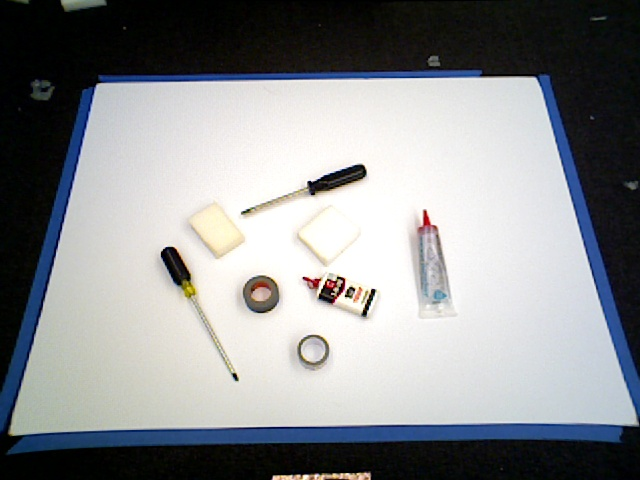
#> input picture debug_imgs/raw/rgb_raw_0000.jpg, 640 x 480 px; its folder holds only this picture in this run
$ python -i segmentation.py   (imports and definitions only)   (older library calls are emulated)
#> lines starting #> are read from the running program, lines starting #| are printed output that depends on the picture
#> further down, picture is the input picture: shape (480, 640, 3); mean B, G, R 144.5, 142.5, 140.4
import cv2
import numpy as np
import json
from os import listdir, path
import re
import xml.etree.ElementTree as et
from xml.dom import minidom

import IPython

import shapely.geometry as geometry
from shapely.ops import unary_union, polygonize
from scipy.spatial import Delaunay

import math

SEG_LABELS = {"screwdriver":0, "tape":1, "tube":2, "scrap":3, "hammer":4, "wrench":5, "background":6}

# [54 lines left out: function alpha_shape, not called in this run]

def read_img(img_path):
	return cv2.imread(img_path, 0)

def extract_mask(img):
	ret, mask = cv2.threshold(img, 253, 255, 1)
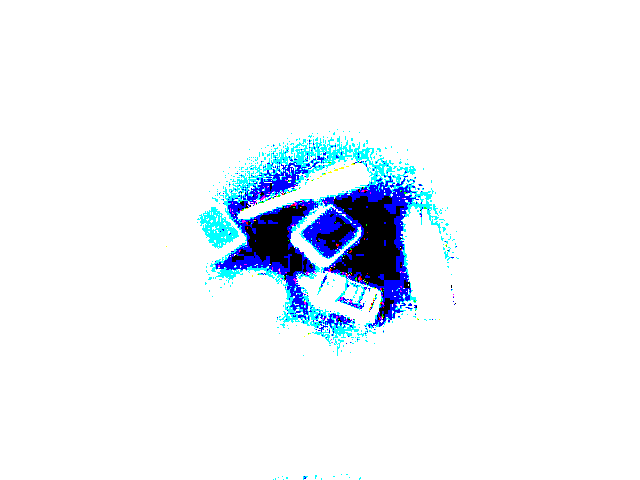
#> mask: shape (480, 640, 3); mean B, G, R 249.2, 242.9, 237
	kernel = np.ones((5, 5), np.uint8)
	# mask = cv2.morphologyEx(mask, cv2.MORPH_OPEN, kernel)
	mask = cv2.morphologyEx(mask, cv2.MORPH_CLOSE, kernel)
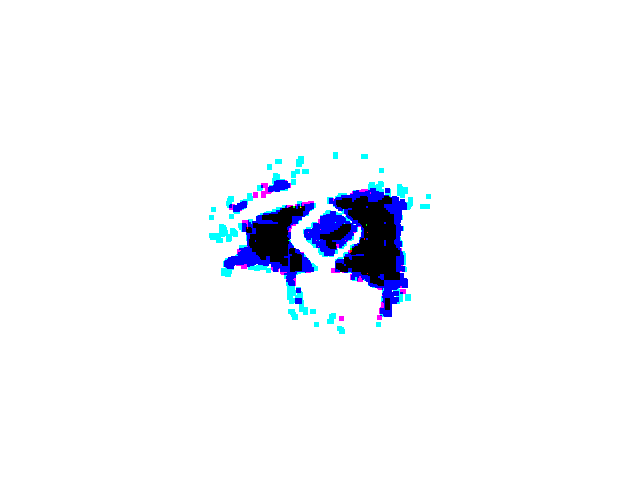
#> mask: shape (480, 640, 3); mean B, G, R 250.1, 245.5, 243.5
#> (the run stopped early here; a loop or call above may not have finished)

$ run again, on debug_imgs/raw/rgb_raw_0001.jpg
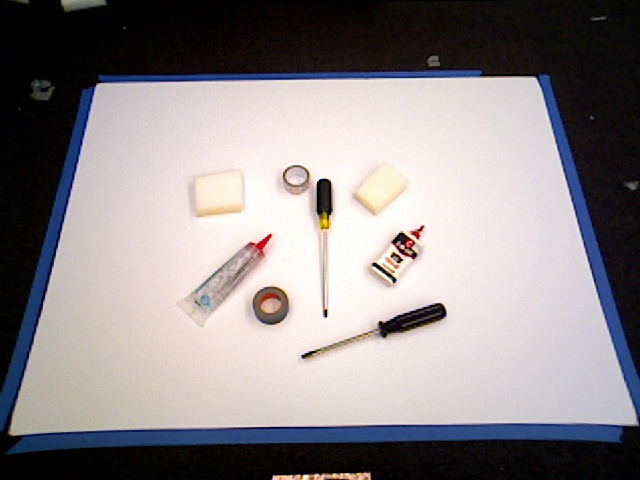
#> input picture debug_imgs/raw/rgb_raw_0001.jpg, 640 x 480 px
#> picture is the input picture: shape (480, 640, 3); mean B, G, R 138.3, 136.5, 142.2
#> in extract_mask, `ret, mask = cv2.threshold(img, 253, 255, 1)`:
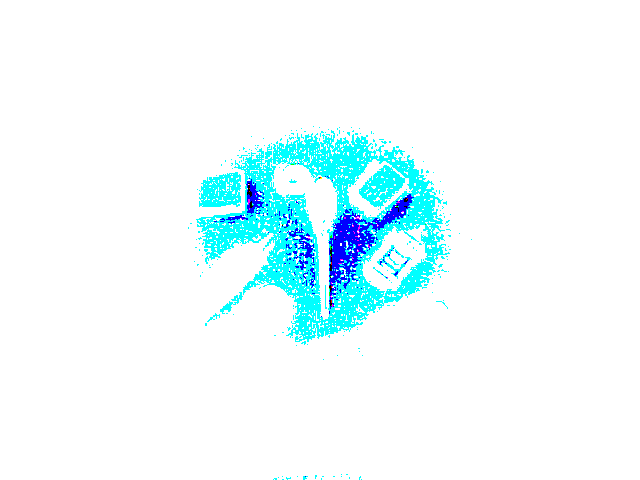
#> mask: shape (480, 640, 3); mean B, G, R 254.9, 252.2, 236
#> in extract_mask, `mask = cv2.morphologyEx(mask, cv2.MORPH_CLOSE, kernel)`:
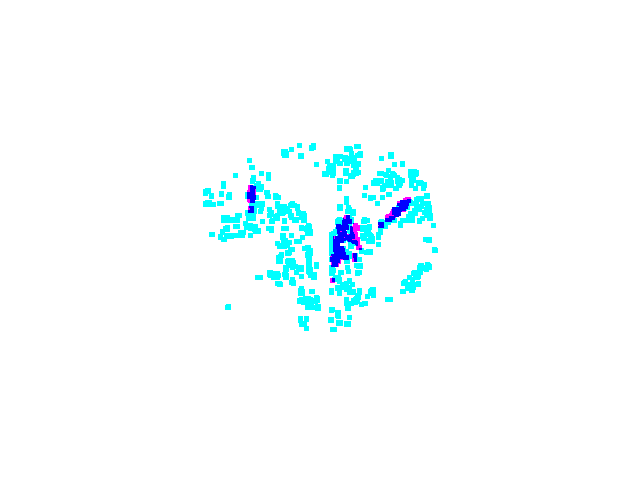
#> mask: shape (480, 640, 3); mean B, G, R 255, 253.8, 245.8

$ run again, on debug_imgs/raw/rgb_raw_0002.jpg
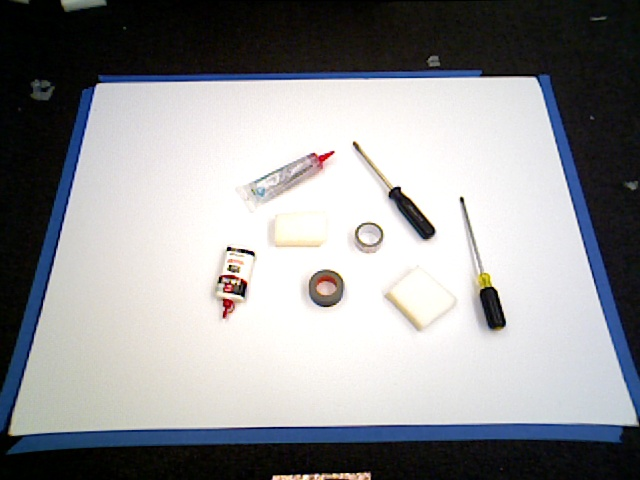
#> input picture debug_imgs/raw/rgb_raw_0002.jpg, 640 x 480 px
#> picture is the input picture: shape (480, 640, 3); mean B, G, R 149.5, 147.4, 146.8
#> in extract_mask, `ret, mask = cv2.threshold(img, 253, 255, 1)`:
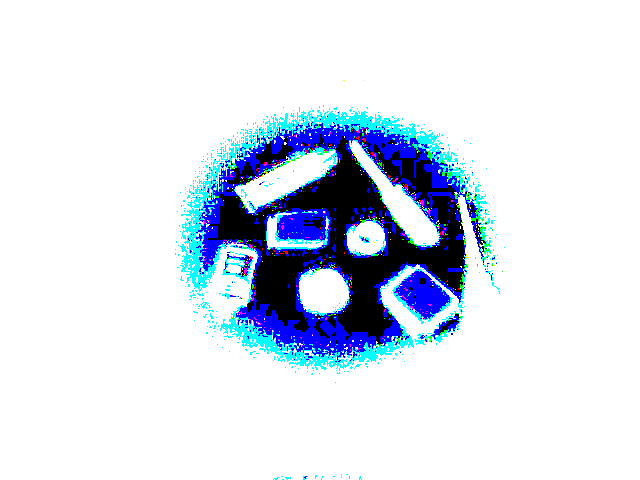
#> mask: shape (480, 640, 3); mean B, G, R 238.3, 226.3, 217.6
#> in extract_mask, `mask = cv2.morphologyEx(mask, cv2.MORPH_CLOSE, kernel)`:
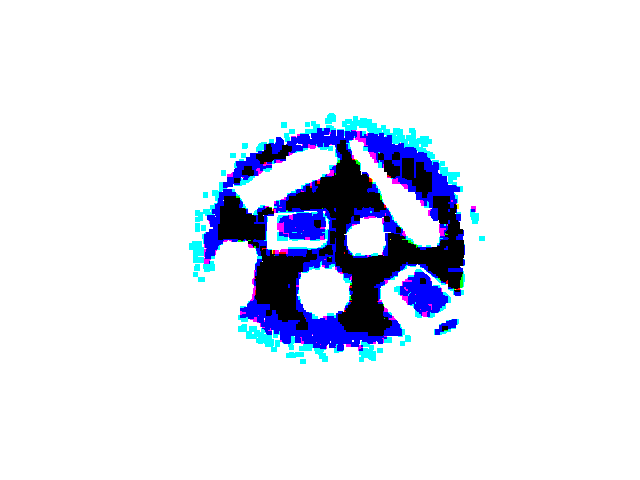
#> mask: shape (480, 640, 3); mean B, G, R 241.6, 230.1, 226.1

$ run again, on debug_imgs/raw/rgb_raw_0003.jpg
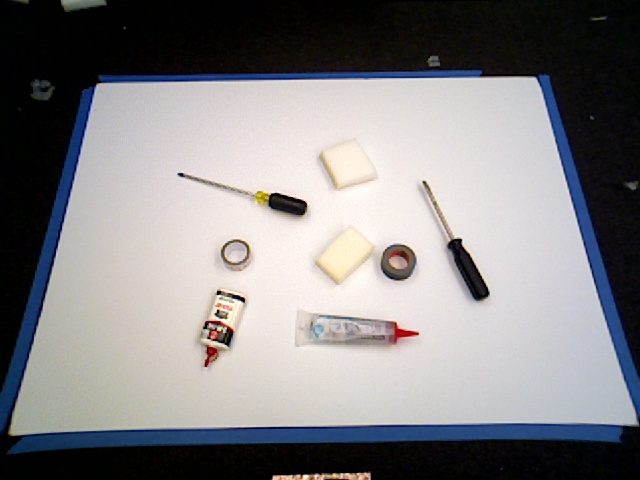
#> input picture debug_imgs/raw/rgb_raw_0003.jpg, 640 x 480 px
#> picture is the input picture: shape (480, 640, 3); mean B, G, R 132.9, 131, 132.5
#> in extract_mask, `ret, mask = cv2.threshold(img, 253, 255, 1)`:
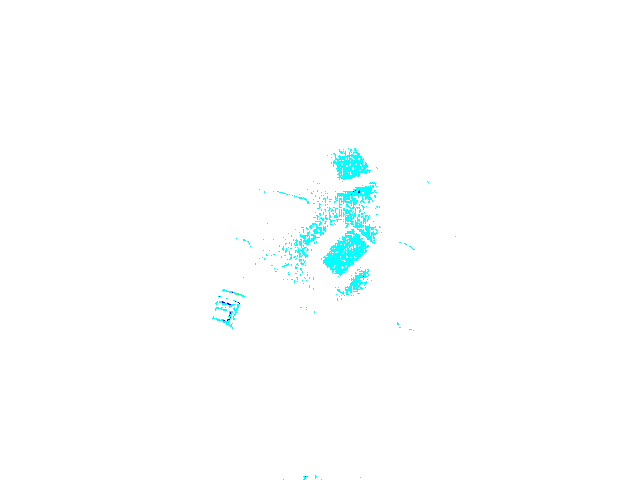
#> mask: shape (480, 640, 3); mean B, G, R 255, 255, 251.9
